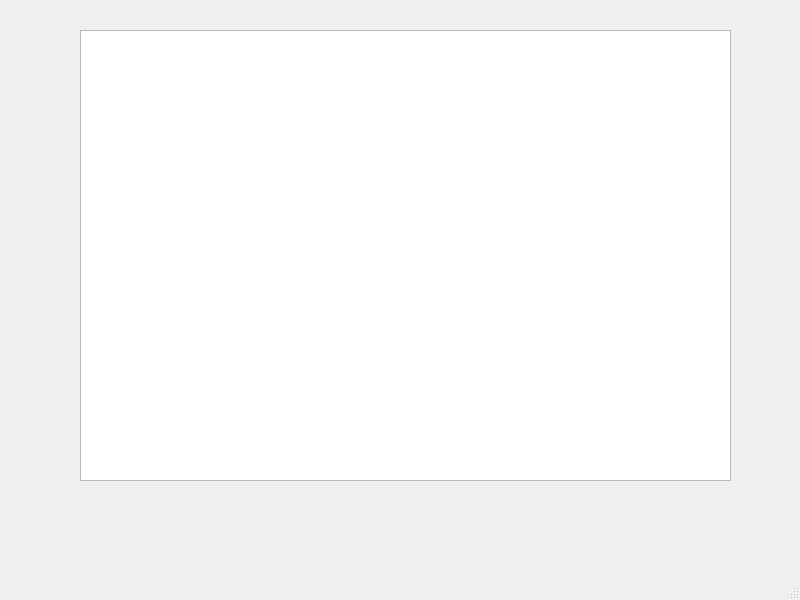
<?xml version="1.0" encoding="UTF-8"?>
<ui version="4.0">
 <class>MainWindow</class>
 <widget class="QMainWindow" name="MainWindow">
  <property name="geometry">
   <rect>
    <x>0</x>
    <y>0</y>
    <width>800</width>
    <height>600</height>
   </rect>
  </property>
  <property name="windowTitle">
   <string>MainWindow</string>
  </property>
  <widget class="QWidget" name="centralwidget">
   <widget class="QTableWidget" name="tableWidget">
    <property name="geometry">
     <rect>
      <x>80</x>
      <y>30</y>
      <width>651</width>
      <height>451</height>
     </rect>
    </property>
   </widget>
  </widget>
  <widget class="QMenuBar" name="menubar">
   <property name="geometry">
    <rect>
     <x>0</x>
     <y>0</y>
     <width>800</width>
     <height>25</height>
    </rect>
   </property>
  </widget>
  <widget class="QStatusBar" name="statusbar"/>
 </widget>
 <resources/>
 <connections/>
</ui>
